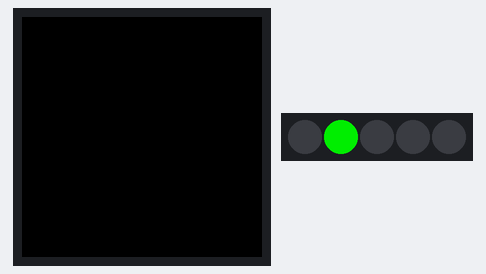
Simulated run of this sketch. Board: Arduino MKR. Shown: 240×240 colour display, 5 RGB LEDs in strip order, left to right. Nothing arrives over Bluetooth unless stated; a phone connects over Bluetooth LE 3 s after start; what the sketch prints to the serial monitor is not drawn.

Above: at 0.3 s.
At 3.3 s:
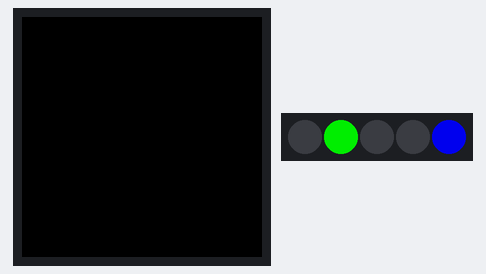

The sketch:

Basic_periferal.ino
```cpp
#include <ArduinoBLE.h>
//Added Carrier import
#include <Arduino_MKRIoTCarrier.h>
MKRIoTCarrier carrier;
BLEService newService("180A"); // creating the service

BLEUnsignedCharCharacteristic randomReading("2A58", BLERead | BLENotify); // creating the Analog Value characteristic
BLEByteCharacteristic switchChar("2A57", BLERead | BLEWrite); // creating the LED characteristic

//const int ledPin = 2;
long previousMillis = 0;
//Some basic color usage
uint32_t colorRed = carrier.leds.Color(200, 0, 0);
uint32_t colorGreen = carrier.leds.Color(0, 200, 0);
uint32_t colorBlue = carrier.leds.Color(0, 0, 200);

void setup() {
  Serial.begin(9600);    // initialize serial communication
  while (!Serial);       //starts the program if we open the serial monitor.
  CARRIER_CASE = false;
  if (!carrier.begin())
  {
    Serial.println("Carrier not connected, check connections");
    while (1);
  }
  //pinMode(LED_BUILTIN, OUTPUT); // initialize the built-in LED pin to indicate when a central is connected
  //pinMode(ledPin, OUTPUT); // initialize the built-in LED pin to indicate when a central is connected

  //initialize ArduinoBLE library
  if (!BLE.begin()) {
    Serial.println("starting Bluetooth® Low Energy failed!");
    while (1);
  }
  carrier.leds.fill(carrier.leds.Color(0, 0, 0), 0, 5);
  carrier.leds.setPixelColor(1, colorGreen); // Shows periferal action
  carrier.leds.show();

  BLE.setLocalName("MKR WiFi 1010 (Periferal Trial)"); //Setting a name that will appear when scanning for Bluetooth® devices
  BLE.setAdvertisedService(newService);

  newService.addCharacteristic(switchChar); //add characteristics to a service
  newService.addCharacteristic(randomReading);

  BLE.addService(newService);  // adding the service

  switchChar.writeValue(0); //set initial value for characteristics
  randomReading.writeValue(0);

  BLE.advertise(); //start advertising the service
  Serial.println(" Bluetooth® device active, waiting for connections...");
}

void loop() {

  BLEDevice central = BLE.central(); // wait for a Bluetooth® Low Energy central

  if (central) {  // if a central is connected to the peripheral

    Serial.print("Connected to central: ");

    Serial.println(central.address()); // print the central's BT address

    //digitalWrite(LED_BUILTIN, HIGH); // turn on the LED to indicate the connection
    carrier.leds.setPixelColor(4, colorBlue);
    carrier.leds.show();
    // check the battery level every 200ms
    // while the central is connected:
    while (central.connected()) {
      //long currentMillis = millis();

      //if (currentMillis - previousMillis >= 200) { // if 200ms have passed, we check the battery level
        //previousMillis = currentMillis;

        //int randomValue = analogRead(A1);
        //randomReading.writeValue(randomValue);

        //if (switchChar.written()) {
          //if (switchChar.value()) {   // any value other than 0
            //Serial.println("LED on");
            //digitalWrite(ledPin, HIGH);         // will turn the LED on
          //}// else {                              // a 0 value
            //Serial.println(F("LED off"));
          //  digitalWrite(ledPin, LOW);          // will turn the LED off
        //  }
      //  }

    //  }
    Serial.print("Central processing: ");
    delay(1000);
    }


    //digitalWrite(LED_BUILTIN, LOW); // when the central disconnects, turn off the LED
    carrier.leds.setPixelColor(4, colorRed);
    carrier.leds.show();
    Serial.print("Disconnected from central: ");
    Serial.println(central.address());
  }
}
```
